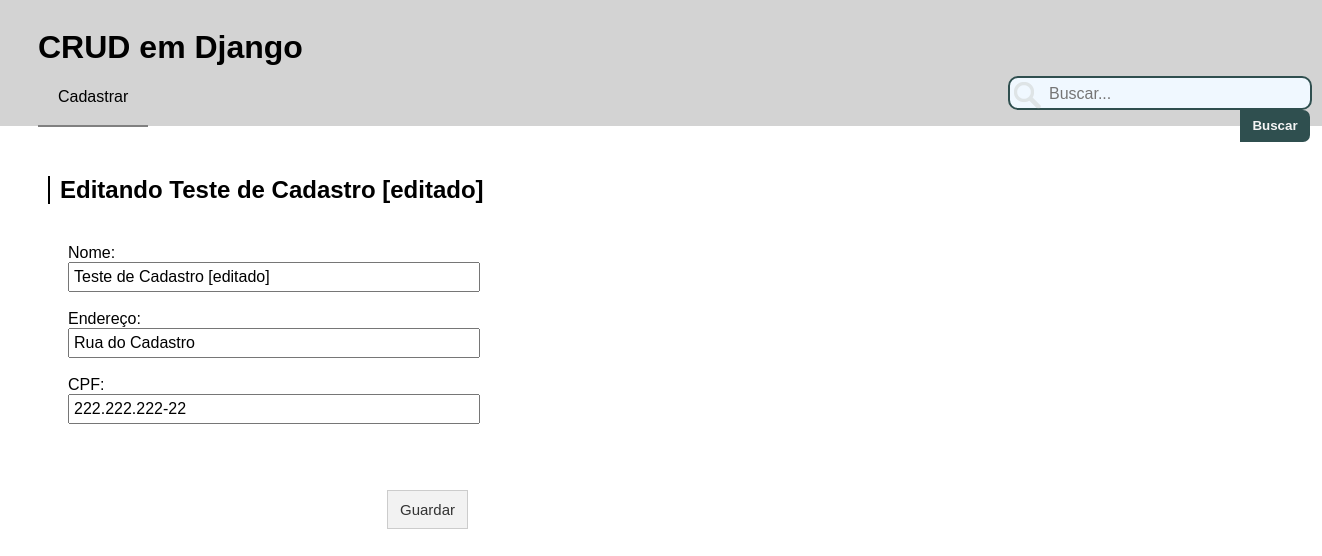
The app's page /pessoa/2/editar/ with its own data.
### crud_app/models.py (models this page shows, shortened)
class Pessoa(models.Model):
    nome_pessoa = models.CharField(max_length=45)
    endereco = models.CharField(max_length=100)
    cpf = models.CharField(max_length=15)

### crud_app/views.py (the view)
# urls.py: url(r'^pessoa/(?P<pk>[0-9]+)/editar/$', views.editarPessoa, name='editarPessoa'),
def editarPessoa(request, pk):
    pessoa = get_object_or_404(Pessoa, pk=pk)
    if request.method == 'POST':
        form = FormPessoa(request.POST, instance=pessoa)
        if form.is_valid():
            pessoa = form.save(commit=False)
            pessoa.save()
            return redirect('detalhes', pk=pessoa.pk)
    else:
        form = FormPessoa(instance=pessoa)
    return render(request, 'crud_app/editarPessoa.html', {'form':form, 'nome_pessoa':pessoa.nome_pessoa})

### crud_app/forms.py
class FormPessoa(ModelForm):
    class Meta:
        model = Pessoa
        fields = ('nome_pessoa', 'endereco', 'cpf')

### crud_app/templates/crud_app/editarPessoa.html
{% extends 'crud_app/base.html' %}
{% block conteudo %}
    <h2 class="titulo">Editando {{ nome_pessoa }}</h2>
    <form method="post">{% csrf_token %}
        Nome: {{ form.nome_pessoa }}<br><br>
        Endereço: {{ form.endereco }}<br><br>
        CPF: {{ form.cpf }}<br><br>
        <br>
        <button class="botao" type="submit">Guardar</button>
    </form>
{% endblock %}

### crud_app/static/css/crud_app.css (style rules this page uses)
html { position: relative; min-height: 100%; }
body { font-family: sans-serif; }
button.botao { display:inline-block; padding:10px 12px; margin: 30px 0px 30px 0px; border:1px solid #ccc; background-color:#f2f2f2; color:#333; font:15px arial, sans-serif; }
form { display: block; margin-top: 40px; margin-bottom: 100px; width: 400px; padding-left: 20px; animation-duration: 1s; animation-name: entra_opacidade; }
form input, textarea { margin: 0px; font-size: 12pt; font-family: Arial, sans-serif; padding: 4px; width: 100%; }
form button { float: right; margin: 20px -10px 0px 0px; }
h2.titulo { border-left: 2px solid black; padding-left: 10px; animation-duration: 2s; animation-name: borda_desliza; }

### records on screen
Pessoa: nome_pessoa "Teste de Cadastro [editado]", endereco "Rua do Cadastro", cpf "222.222.222-22"
